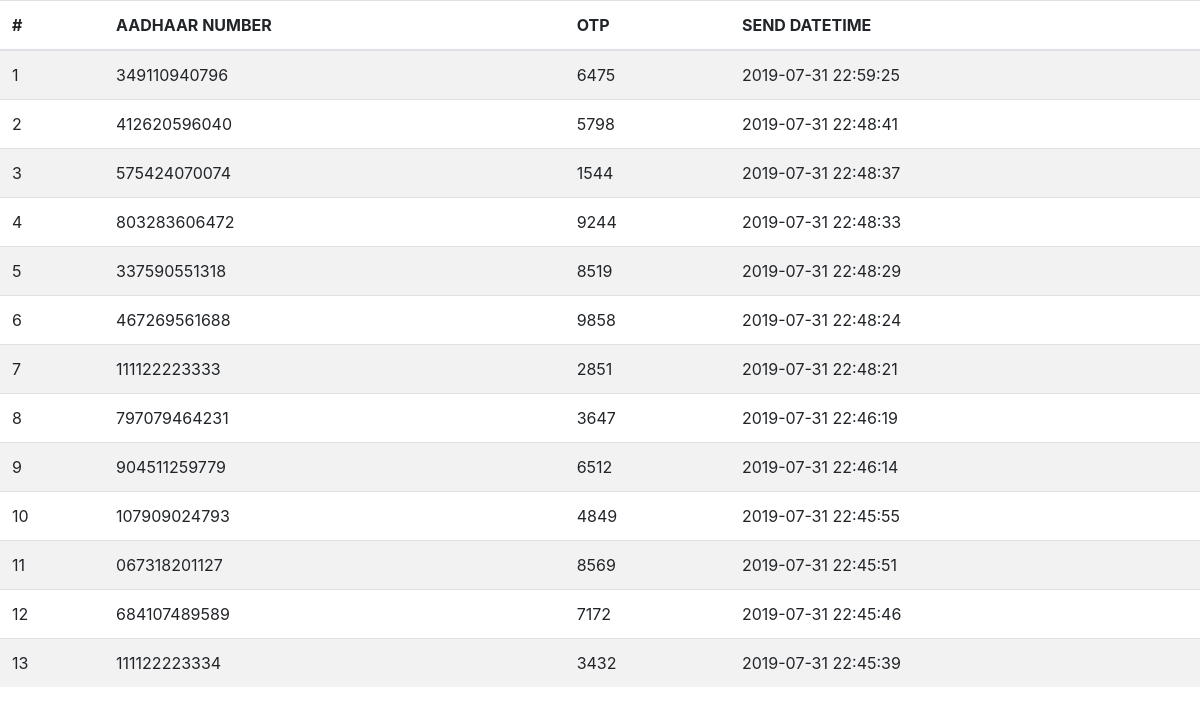
The page /pages/sms/sms.php on the database as committed earlier.
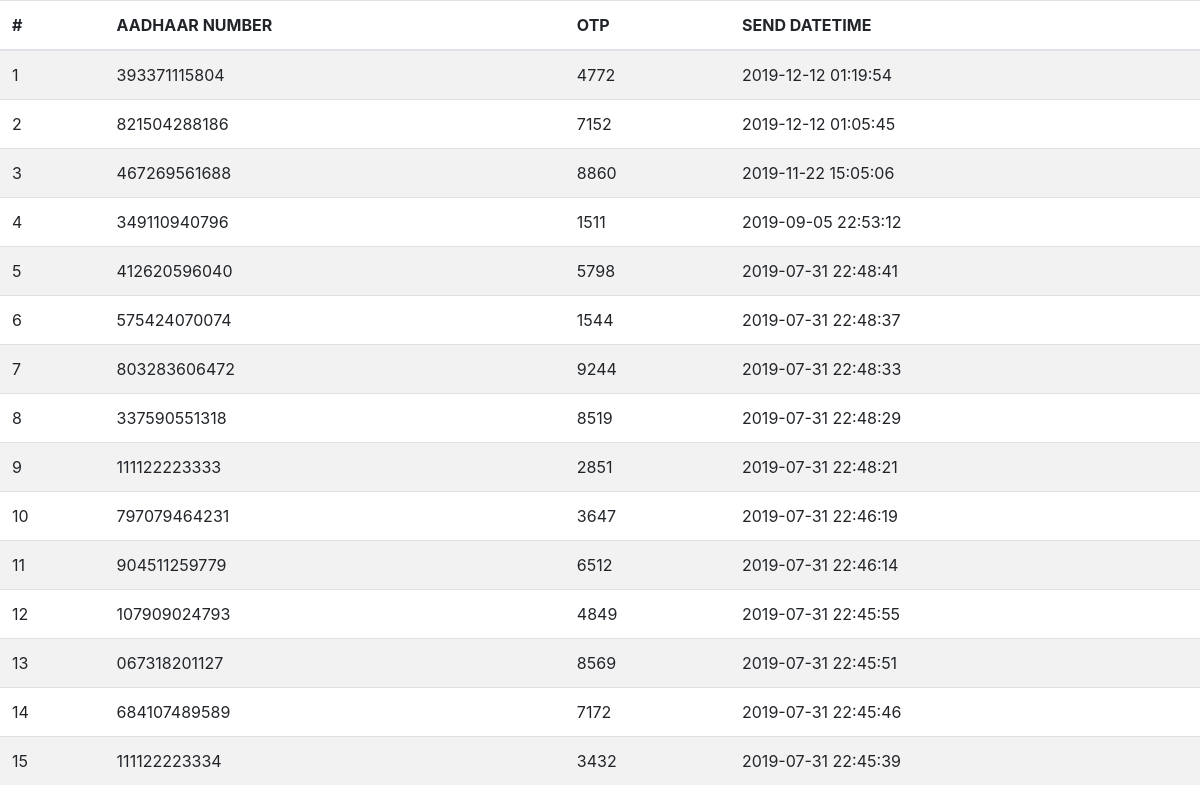
The same page on the database as committed later.
### tables this page shows
CREATE TABLE IF NOT EXISTS `otp_history` (
  `id` int(11) NOT NULL AUTO_INCREMENT,
  `aadhaar_num` varchar(45) NOT NULL,
  `otp` varchar(45) NOT NULL,
  `date_of_generation` datetime NOT NULL,
  PRIMARY KEY (`id`)
);

### pages/sms/sms.php (the view, shortened to what this page needs)
<!DOCTYPE html>
<html lang="en">
<head>
    <?php include '../../common/head.php'; ?>
    <link rel="stylesheet" href="./pages/sms/sms.css">
</head>
<body>
    <table class="table table-striped">
        <thead>
            <tr>
                <th scope="col">#</th>
                <th scope="col">AADHAAR NUMBER</th>
                <th scope="col">OTP</th>
                <th scope="col">SEND DATETIME</th>
            </tr>
        </thead>
        <tbody>
            <?php
            require '../../config/config.inc.php';
            $sql = "SELECT * FROM otp_history ORDER BY date_of_generation DESC LIMIT 100";
            $result = mysqli_query($conn, $sql);
             if(mysqli_num_rows($result)==0){
                echo '<tr><td colspan="4">No Rows Returned</td></tr>';
             }
             else{
                $rowNumber =1;
                 while($row = mysqli_fetch_assoc($result)){
                     echo "<tr>
                                <td>{$rowNumber}</td>
                                <td>{$row['aadhaar_num']}</td>
                                <td>{$row['otp']}</td>
                                <td>{$row['date_of_generation']}</td>
                            </tr>";
                            $rowNumber++;
                 }
             }
            ?>
        </tbody>
    </table>
</body>
</html>

### common/head.php (shortened to what this page needs)
<?php
function urlBase()
{
    return 'http://localhost/hie';
}
?>
<?php
echo '<link rel="stylesheet" href="' . urlBase() . '/css/style.css">';
echo '<link rel="stylesheet" href="' . urlBase() . '/css/all.css">';
echo '<link rel="stylesheet" href="' . urlBase() . '/css/font-awesome.min.css">';
echo '<link rel="stylesheet" href="' . urlBase() . '/css/header.css">';
echo '<link rel="stylesheet" href="' . urlBase() . '/lib/bootstrap/css/bootstrap.min.css">';
echo '<link rel="stylesheet" href="' . urlBase() . '/lib/bootstrap/css/bootstrap-grid.min.css">';
echo '<link rel="stylesheet" href="' . urlBase() . '/lib/bootstrap/css/bootstrap-reboot.min.css">';
echo '<link rel="stylesheet" href="' . urlBase() . '/lib/jquery.toast.min.css">';
?>

### css/style.css (style rules this page uses)
html, body { height: 100%; width: 100%; margin: 0; padding: 0; position: relative; }

### css/header.css (style rules this page uses)
body { font-size: 0.9rem; }

Rows that differ between the two databases and show on the page:
added otp_history: aadhaar_num "393371115804", otp "4772", date_of_generation "2019-12-12 01:19:54"
added otp_history: aadhaar_num "821504288186", otp "7152", date_of_generation "2019-12-12 01:05:45"
changed otp_history (number 3 of 15 on the later page): otp "9858" → "8860"; date_of_generation "2019-07-31 22:48:24" → "2019-11-22 15:05:06"; moves up the list
changed otp_history (number 4 of 15 on the later page): otp "6475" → "1511"; date_of_generation "2019-07-31 22:59:25" → "2019-09-05 22:53:12"
